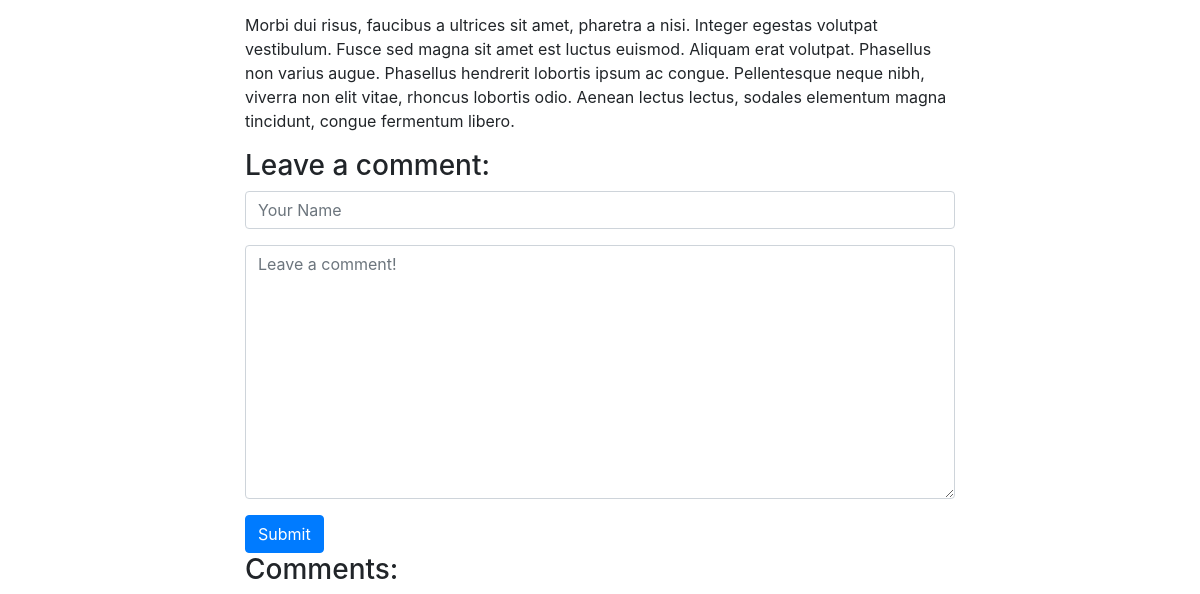
Page /blog/2/ (lower part) on the earlier database version.
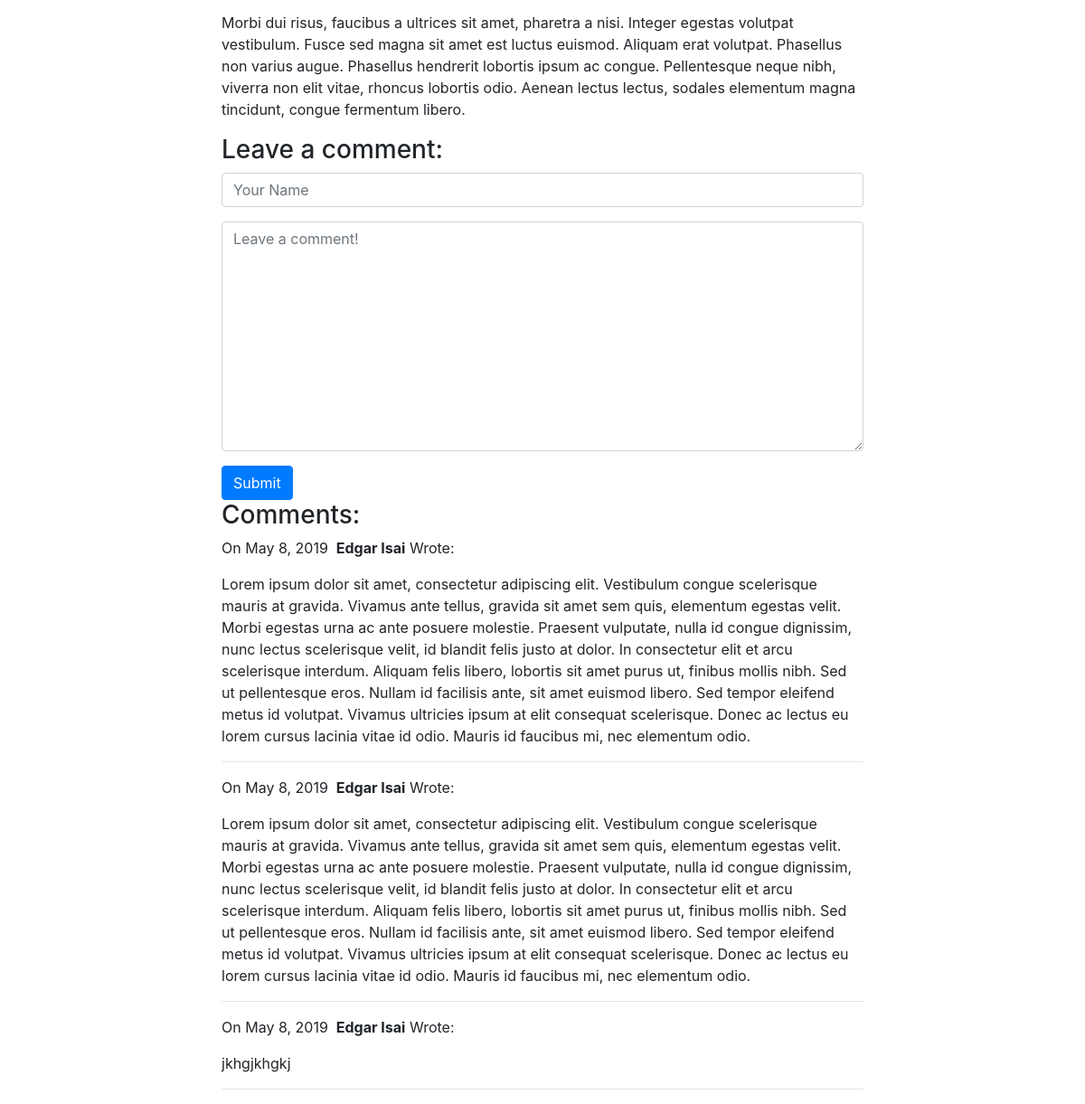
Same page on the later database version.
### blog/models.py (models this page shows, shortened)
class Comment(models.Model):
    author = models.CharField(max_length=60)
    body = models.TextField()
    created_on = models.DateTimeField(auto_now_add=True)
    post = models.ForeignKey('Post', on_delete=models.CASCADE)

### blog/views.py (the view, shortened to what this page needs)
# urls.py: path("<int:pk>/", views.blog_detail, name="blog_detail"),
def blog_detail(request, pk):
    post = Post.objects.get(pk=pk)
    form = CommentForm()
    comments = Comment.objects.filter(post=post)
    context = {
        'post': post,
        'comments': comments,
        'form': form
    }
    return render(request, 'blog_detail.html', context)

### blog/forms.py
class CommentForm(forms.Form):
    author = forms.CharField(
        max_length=60,
        widget=forms.TextInput(attrs={
            'class': 'form-control',
            'placeholder': 'Your Name'
        })
    )
    body = forms.CharField(widget=forms.Textarea(
        attrs={
            'class': 'form-control',
            'placeholder': 'Leave a comment!'
        }
    ))

### blog/templates/blog_detail.html (shortened to what this page needs)
{% extends 'base.html' %}
{% block page_content %}
    <div class="col-md-8 offset-md-2">
    <p>{{ post.body | linebreaks }}</p>
    <h3>Leave a comment:</h3>
    <form action="/blog/{{ post.pk }}/" method="post">
        <div class="form-group">
            {{ form.author }}
        </div>
        <div class="form-group">
            {{ form.body }}
        </div>
        <button type="submit" class="btn btn-primary">Submit</button>
    </form>
    <h3>Comments:</h3>
    {% for comment in comments %}
        <p>
            On {{ comment.created_on.date }}&nbsp;
            <b>{{ comment.author }}</b> Wrote:
        </p>
        <p>{{ comment.body }}</p>
        <hr>
    {% endfor %}
    </div>
{% endblock %}

Differences in the rows shown:
added Comment: created_on "May 8, 2019", author "Edgar Isai", body "Lorem ipsum dolor sit amet, consectetur adipiscing elit. Vestibulum congue scelerisque mauris at gravida. Vivamus ante tellus, gravida sit amet sem quis, elementum egestas velit. Morbi egestas urna ac ante posuere molestie. Praesent vulputate, nulla id congue dignissim, nunc lectus scelerisque velit, id blandit felis justo at dolor. In consectetur elit et arcu scelerisque interdum. Aliquam felis libero, lobortis sit amet purus ut, finibus mollis nibh. Sed ut pellentesque eros. Nullam id facilisis ante, sit amet euismod libero. Sed tempor eleifend metus id volutpat. Vivamus ultricies ipsum at elit consequat scelerisque. Donec ac lectus eu lorem cursus lacinia vitae id odio. Mauris id…"
added Comment: created_on "May 8, 2019", author "Edgar Isai", body "Lorem ipsum dolor sit amet, consectetur adipiscing elit. Vestibulum congue scelerisque mauris at gravida. Vivamus ante tellus, gravida sit amet sem quis, elementum egestas velit. Morbi egestas urna ac ante posuere molestie. Praesent vulputate, nulla id congue dignissim, nunc lectus scelerisque velit, id blandit felis justo at dolor. In consectetur elit et arcu scelerisque interdum. Aliquam felis libero, lobortis sit amet purus ut, finibus mollis nibh. Sed ut pellentesque eros. Nullam id facilisis ante, sit amet euismod libero. Sed tempor eleifend metus id volutpat. Vivamus ultricies ipsum at elit consequat scelerisque. Donec ac lectus eu lorem cursus lacinia vitae id odio. Mauris id…"
added Comment: created_on "May 8, 2019", author "Edgar Isai", body "jkhgjkhgkj"
